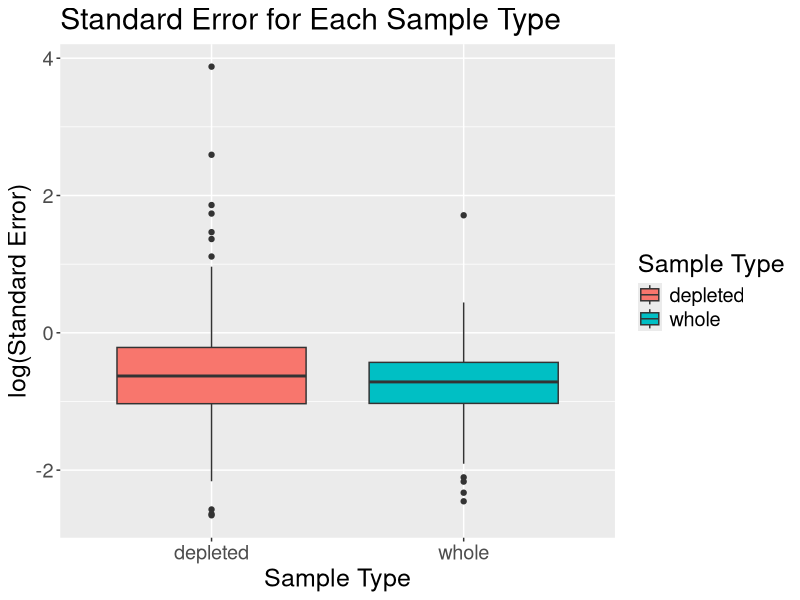
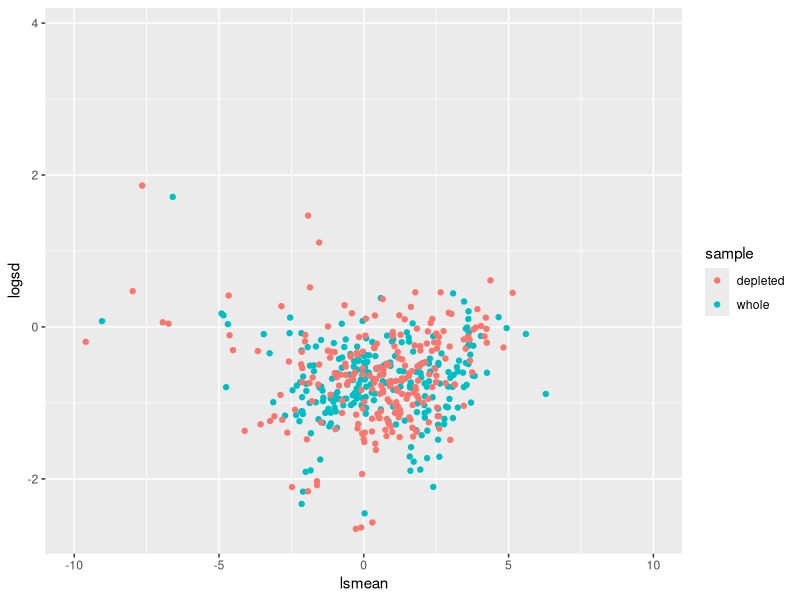
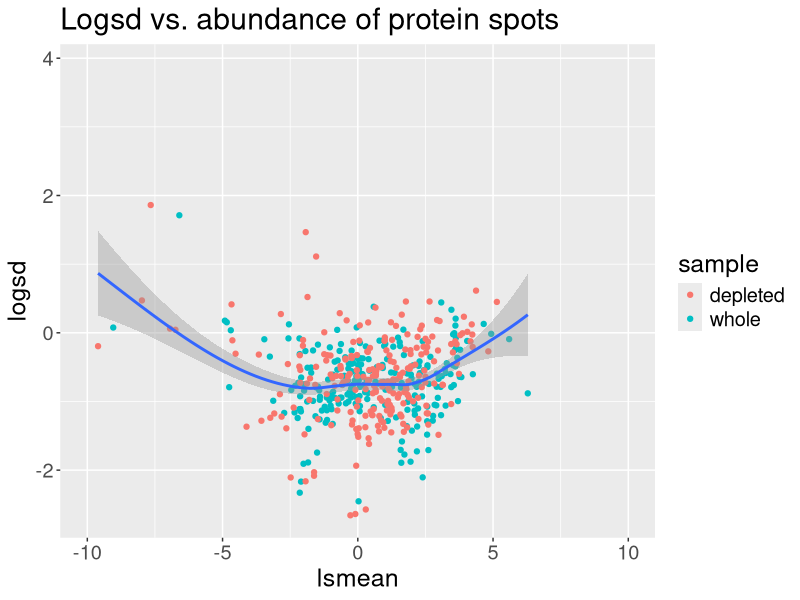

Write the R code that produced these figures, in order.
library("lme4")
library("plyr")
library("ggplot2")
library("MASS")
# read data

dat <- read.csv("239 tech paper_08_19_2014.csv")

dim(dat)

x <- colnames(dat) # column name of data
x


y <- c( "Image","X", paste("X.", 1:31, sep = "")) # Column name unsued

# Column name used in analysis including the id of protein and 16 gels  
# of 8 animals, each gel runs twice

use_col <- setdiff(x,y)
use_col
dat_used <- as.matrix(dat[, use_col])
dim(dat_used)


# The first row is group classification, the second row is the name of Std. Abund, therefore the data actually in use is the dat_used except the first 2 rows
dat_final <- matrix(as.numeric(dat_used[-c(1:2),]), 
                    nrow = nrow(dat_used)-2,
                    ncol = ncol(dat_used),
                    byrow = F) 
dim(dat_final)

head(dat_final)

# Group of each sample

group <- dat_used[1,-1] 
group

# Obtain data for each group: Depelted and Not.Depleted (Whole), the first column of dat_final contains name of protein
deplete <- dat_final[,-1][,group=="Depleted"]
dim(deplete)


whole <- dat_final[,-1][,group=="Whole"]
dim(whole)

group[group == "Whole"]
head(whole[,c(3,4)])
head(deplete[,c(3,4)], 20)
dim(deplete)
length(which(deplete[,3] == deplete[,4]))/dim(deplete)[1]
length(which(whole[,3] == whole[,4]))/dim(whole)[1]

# Find out which Cy is used for each run

group[group=="Depleted"] # Cy for Depleted group: rep(c(5,5,3,3),4)

group[group=="Whole"] # Cy for Whole group: rep(c(3,3,5,5),4)

#metadata <- read.table("/run/user/1000/gvfs/smb-share:server=smb.stat.iastate.edu,share=ntyet/RFI Protemics/twofileswithproteindata/Meta.data2.txt")
#metadata <- read.table("Meta.data2.txt")
#str(metadata)
# Sample.Name <- c("1807", "4810", "1209", "1906", "3908", "3106", "2107", "2712")
# line <- rep(c(1,2), each = 8)
# x <- rnorm(16, 0, 1)
# depleted <- "TRUE"

out_model <- function(x, depleted){ # x is the row of data (i.e., data of each protein spot)
  if (depleted == "TRUE"){
    cy <- as.factor(rep(c(5,5,3,3),4))
  } else {
    cy <- as.factor(rep(c(3,3,5,5),4))
  }
  animal <- as.factor(rep(1:8, each = 2))
  line <- as.factor(rep(c(1,2), each = 8))
  # check if all obsetvations for one Cy are missing or not
  
  if ((sum(is.na(x[cy==3]))==8|sum(is.na(x[cy==5]))==8) & 
        (sum(is.na(x[line==1]))==8|sum(is.na(x[line==2]))==8)){
    model <- lmer(x~ (1|animal), na.action="na.omit")
    mean_est <- summary(model)$coeff[,1]
    sd_est <- as.vector(sqrt(summary(model)$vcov))
    #str(summary(model))
  } 
  if ((sum(is.na(x[cy==3]))==8|sum(is.na(x[cy==5]))==8) & 
        ((sum(is.na(x[line==1]))!=8)&(sum(is.na(x[line==2]))!=8))){
    model <- lmer(x~ line + (1|animal), na.action="na.omit")
    mean_est <- summary(model)$coeff[1,1] + summary(model)$coeff[2,1]/2
    sd_est <- as.vector(sqrt(t(c(1,1/2)) %*%summary(model)$vcov%*%c(1,1/2)))
  }
  
  if ((sum(is.na(x[cy==3]))!=8|sum(is.na(x[cy==5]))!=8) & 
        ((sum(is.na(x[line==1]))==8)&(sum(is.na(x[line==2]))==8))){
    model <- lmer(x~ cy + (1|animal), na.action="na.omit")
    mean_est <- summary(model)$coeff[1,1] + summary(model)$coeff[2,1]/2
    sd_est <- as.vector(sqrt(t(c(1,1/2)) %*%summary(model)$vcov%*%c(1,1/2)))
  }
  
  if ((sum(is.na(x[cy==3]))!=8& sum(is.na(x[cy==5]))!=8) & 
        ((sum(is.na(x[line==1]))!=8)&(sum(is.na(x[line==2]))!=8))){ 
    model <- lmer(x~ cy + line + (1|animal), na.action="na.omit")
    #str(summary(model))
    mean_est <- summary(model)$coeff[1,1] + 
      summary(model)$coeff[2,1]/2 + 
      summary(model)$coeff[3,1]/2
    
    sd_est <- as.vector(sqrt(t(c(1, 1/2, 1/2))%*% summary(model)$vcov %*%c(1,1/2, 1/2)))  }
  
  
  return(c(mean_est, sd_est))
}

depleted_out <- laply(1:dim(dat_final)[1], function(i)out_model(deplete[i,], depleted = "TRUE"))

whole_out <- laply(1:dim(dat_final)[1], function(i)out_model(whole[i,], depleted = "FALSE"))

colnames(depleted_out) <- colnames(whole_out) <- c("lsmean","logsd")
sd_out <- data.frame(
  logsd = log(c(whole_out[, "logsd"], depleted_out[,"logsd"])),
  lsmean = c(whole_out[, "lsmean"], depleted_out[,"lsmean"]),
  sample = rep(c("whole", "depleted"), each = dim(whole_out)[1]))

p <- ggplot(sd_out, aes(sample, logsd))
p + geom_boxplot(aes(fill = sample)) + 
  ggtitle("Standard Error for Each Sample Type") + 
  scale_fill_discrete(name= "Sample Type") + 
  xlab("Sample Type") + 
  ylab("log(Standard Error)") + 
  theme(text = element_text(size=18))

qplot(lsmean, logsd, data=sd_out, colour=sample, 
      xlim =c(-10, 10))

p1 <- ggplot(sd_out, aes(lsmean, logsd), colour = sample) + 
  geom_point(aes(colour = sample)) + 
  xlim(-10, 10)+ 
  theme(text = element_text(size=18))+ 
  ggtitle("Logsd vs. abundance of protein spots") +
  geom_smooth()
p1
wilcox.test(log(depleted_out[,2]), log(whole_out[, 2]), alternative = "greater", paired = TRUE)
wilcox.test(depleted_out[,2], whole_out[, 2], alternative = "two.sided", paired = TRUE)


wilcox.test(log(depleted_out[,2]/whole_out[, 2]), alternative = "two.sided")
wilcox.test(log(depleted_out[,2]/whole_out[, 2]), alternative = "greater")
